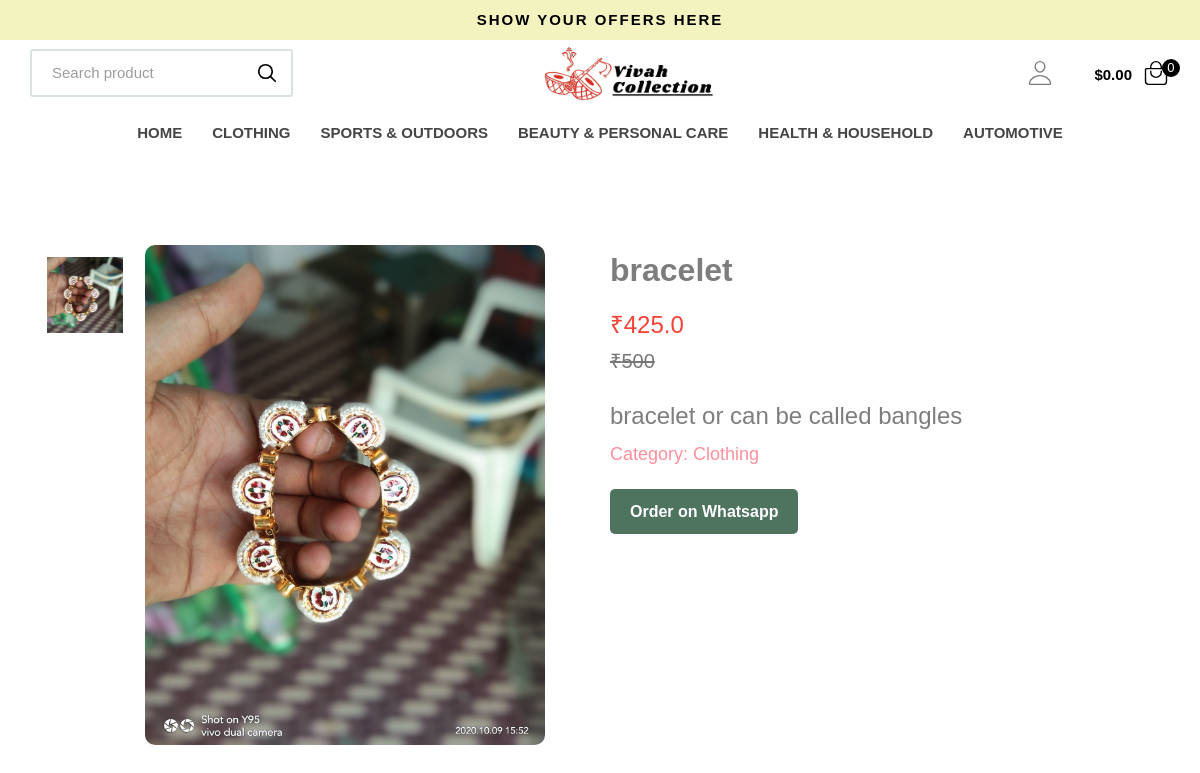
The page /product/7 on the database its author committed.
### inventory/models.py (models this page shows, shortened)
class Category(models.Model):
    category_id = models.AutoField(primary_key=True)
    name = models.CharField(max_length=200)
    display_name = models.CharField(max_length=200)
    description = models.TextField(blank=True, null=True)
    display = models.BooleanField(blank=False,default=True)

class ProductImage(models.Model):
    product = models.ForeignKey(Product, related_name='images', on_delete=models.CASCADE)
    image = models.ImageField(upload_to='product_images/')
    alt_text = models.CharField(max_length=100, blank=True, null=True)
    is_default = models.BooleanField(default=False)
    def __str__(self):
        return f"Image for {self.product.name}"

class Product(models.Model):
    product_id = models.AutoField(primary_key=True)
    name = models.CharField(max_length=100)
    cost = models.IntegerField()
    description = models.TextField()
    additional_details = models.TextField(blank=True, null=True)
    category = models.ForeignKey(ProductCategory, on_delete=models.CASCADE)
    discount = models.ForeignKey(Discount, on_delete=models.SET_NULL, null=True, blank=True)
    created_at = models.DateTimeField(auto_now_add=True)
    updated_at = models.DateTimeField(auto_now=True)
    featured = models.BooleanField(default=False,blank=False)
    def __str__(self):
        return self.name
    @property
    def get_discount_price(self):
        if self.discount:
            if self.discount.discountType == '%':
                return self.cost - (self.cost * (self.discount.value/100))
            else:
                return self.cost - self.discount.value
        else:
            return self.cost
    @property
    def default_image(self):
        default_image = ProductImage.objects.filter(product = self, is_default = True)
        if default_image.exists():
            return default_image[0]
        else:
            try:
                default_image = ProductImage.objects.filter(product = self)[0]
            except:
                default_image = ProductImage.objects.filter(product = self)
        return default_image

class Discount(models.Model):
    value = models.IntegerField()
    discountType = models.CharField("Discount Type",'discountType',choices=[('%','%'),('₹','₹')],max_length=2,default='%')

### inventory/views.py (the view)
# urls.py: path('product/<int:id>',product_content),
def product_content(request,id):
    header_context = get_header_template_content()
    product_context = get_product_context(int(id))
    return render(request,'product.html',context={
        "header_context" : header_context,
        "product_context": product_context
    })

### inventory/utils.py (called while the page is built)
def get_header_template_content():
    context = {}
    display_category = Category.objects.all().filter(display=True)
    for a in display_category:
        context[a] = [product_category for product_category in ProductCategory.objects.all().filter(main_category=a).filter(display=True)]
    return context # -> {<Category: Clothing>: [<ProductCategory: Men's T-Shirts>, <ProductCategory: Children's Jackets>, <ProductCategory: Women's Skirts>, <ProductCategory: Men's Suits>, <ProductCategory: Athletic Wear>, <ProductCategory: Underwear & Socks>]}

def get_product_images(product: Product):
    images = ProductImage.objects.all().filter(product= product).order_by('-is_default')
    return images

def get_product_context(id:int):
    context = {}
    product = Product.objects.filter(product_id = id)[0]
    context[product] = get_product_images(product)
    print(context)
    return context

### templates/product.html (shortened to what this page needs)
{% extends "base.html" %}
{% block link %}
{% load static %}
<link rel="stylesheet" href="{% static 'css/product.css' %}">
{% endblock link %}
{% block content %}
<div class="product-container">
    {% for product,images in product_context.items %}
    <div class="image-gallery">
        <div class="thumbnail-images">
            {% for image in images %}
            <img src="{{image.image.url}}" alt="{{product.name}}" onclick="changeImage('{{image.image.url}}')">
            {% endfor %}
        </div>
        <div class="main-image">
            <img id="mainProductImage" src="{{product.default_image.image.url}}" alt="{{product.name}}">
        </div>
    </div>
    <div class="product-details">
        <h1>{{product.name}}</h1>
        <div class="price">
            <span class="current-price">₹{{product.get_discount_price}}</span>
            <span class="original-price">₹{{product.cost}}</span>
        </div>
        <p>{{product.description}}</p>
        <div class="additional-info">
            <a href="/category/{{product.category.category_id}}">Category: Clothing</a>
        </div>
        <div class="actions">
            <button class="btn add-to-cart">Order on Whatsapp</button>
        </div>
    </div>
    {% endfor %}
</div>
{% endblock content %}

### templates/header.html (shortened to what this page needs)
  {% block link %}
      {% load static %}
      <link rel="stylesheet" href="{% static 'css/header.css' %}">
  {% endblock link %}
  <header class="header">
    <div class="alert">
      <div class="container">
        <p class="alert-text">Show your offers here</p>
      </div>
    </div>
    <div class="header-top" data-header>
      <div class="container">
        <div class="input-wrapper">
          <form method="GET" action="{% url "products" %}">
            <input type="search" name="s" placeholder="Search product" class="search-field">
            <button class="search-submit" aria-label="search">
              <ion-icon name="search-outline" aria-hidden="true"></ion-icon>
            </button>
          </form>
        </div>
        <a href="#" class="logo">
          <img src="{% static 'Media/resource/logo.png' %}" width="179" height="26" alt="Glowing">
        </a>
        <div class="header-actions">
          {% if not request.user.is_authenticated %}
          <a class="header-action-btn" aria-label="user" href="/login">
            <ion-icon name="person-outline" aria-hidden="true" aria-hidden="true"></ion-icon>
          </a>
          {% endif %}
          <button class="header-action-btn" aria-label="cart item">
            <data class="btn-text" value="0">$0.00</data>
            <ion-icon name="bag-handle-outline" aria-hidden="true" aria-hidden="true"></ion-icon>
            <span class="btn-badge">0</span>
          </button>
        </div>
      </div>
    </div>
    <nav class="desktop-navigation-menu">
      <div class="container">
        <ul class="desktop-menu-category-list">
          <li class="menu-category">
            <a href="/" class="menu-title">Home</a>
          </li>
          {% for category, productCategories in header_context.items %}
          <li class="menu-category">
            <a href="/categorys/{{category.category_id}}" class="menu-title">{{category.display_name}}</a>
          </li>
          {% endfor %}
        </ul>
      </div>
    </nav>
  </header>

### static/css/base.css (style rules this page uses)
* { margin: 0; padding: 0; }
:root { --hoockers-green_20: hsl(148, 20%, 38%, 0.2); --pale-spring-bud: hsl(60, 68%, 85%); --hoockers-green: hsl(148, 20%, 38%); --spanish-gray: hsl(0, 0%, 61%); --light-gray: hsl(0, 0%, 80%); --cultured-1: hsl(0, 0%, 97%); --cultured-2: hsl(60, 6%, 93%); --gray-web: hsl(0, 0%, 49%); --white_30: hsl(0, 0%, 100%, 0.3); --black_70: hsla(0, 0%, 0%, 0.7); --black_50: hsla(0, 0%, 0%, 0.5); --black_15: hsla(0, 0%, 0%, 0.15); --black_10: hsla(0, 0%, 0%, 0.1); --black_5: hsla(0, 0%, 0%, 0.05); --white: hsl(0, 0%, 100%); --black: hsl(0, 0%, 0%); --sonic-silver: hsl(0, 0%, 47%); --eerie-black: hsl(0, 0%, 13%); --salmon-pink: hsl(353, 100%, 78%); --sandy-brown: hsl(29, 90%, 65%); --bittersweet: hsl(0, 100%, 70%); --ocean-green: hsl(152, 51%, 52%); --davys-gray: hsl(0, 0%, 33%); --cultured: hsl(0, 0%, 93%); --onyx: hsl(0, 0%, 27%); --border-radius-md: 10px; --border-radius-sm: 5px; --gradient: linear-gradient(to right, transparent 50%, var(--white_30) 100%); --ff-urbanist: 'Urbanist', sans-serif; --fs-1: 4.8rem; --fs-2: 4rem; --fs-3: 3.4rem; --fs-4: 2.4rem; --fs-5: 2rem; --fs-6: 1.8rem; --fs-7: 1.5rem; --fs-8: 1.4rem; --fs-9: 1.3rem; --fw-400: 400; --fw-500: 500; --fw-600: 600; --fw-700: 700; --fw-800: 800; --weight-300: 300; --weight-400: 400; --weight-500: 500; --weight-600: 600; --weight-700: 700; --section-padding: 35px; --shadow-1: 0 8px 16px var(--black_15); --shadow-2: 0 4px 10px var(--black_5); --radius-3: 3px; --transition-1: 0.25s ease; --transition-2: 0.5s ease; --transition-3: 1s ease; --cubic-in: cubic-bezier(0.51, 0.03, 0.64, 0.28); --cubic-out: cubic-bezier(0.33, 0.85, 0.4, 0.96); --transition-timing: 0.2s ease; }
*, *::before, *::after { margin: 0; padding: 0; box-sizing: border-box; }
li { list-style: none; }
a, img, span, input, button, ion-icon { display: block; }
a { text-decoration: none; color: inherit; }
img { height: auto; }
input, button { background: none; border: none; font: inherit; }
input { width: 100%; }
button { cursor: pointer; }
ion-icon { pointer-events: none; --ionicon-stroke-width: 25px; }
html { font-family: var(--ff-urbanist); font-size: 10px; scroll-behavior: smooth; }
body { background-color: var(--white); color: var(--gray-web); font-size: 1.6rem; font-weight: var(--fw-500); line-height: 1.6; }
.container { padding-inline: 15px; }
.btn { font-weight: var(--fw-600); max-width: max-content; padding: 10px 30px; border-radius: var(--radius-3); transition: var(--transition-1); }

### static/css/product.css (style rules this page uses)
.product-container { display: flex; flex-wrap: wrap; justify-content: center; gap: 20px; }
.image-gallery { display: flex; flex: 1; min-width: 300px; justify-content: center; gap:20px; }
.main-image { height: 500px; width: 400px; display: flex; }
.main-image img { width: 100%; height: 100%; border-radius: 10px; }
.thumbnail-images { display: flex; flex-direction: column; margin-top: 10px; flex-wrap: wrap; gap: 10px; }
.thumbnail-images img { width: 80px; height: 80px; object-fit: cover; cursor: pointer; border: 2px solid transparent; transition: border 0.3s; }
.product-details { flex: 1; min-width: 300px; }
.product-details h1 { font-size: 32px; margin-bottom: 10px; }
.product-details p { font-size: 24px; }
.price { margin-bottom: 20px; }
.current-price { font-size: 24px; color: #f44336; margin-right: 10px; }
.original-price { font-size: 20px; color: #777; text-decoration: line-through; }
.actions { display: flex; gap: 10px; margin-bottom: 20px; flex-wrap: wrap; margin: 20px 0; }
.btn { padding: 10px 20px; font-size: 16px; cursor: pointer; border: none; border-radius: 5px; transition: background-color 0.3s; flex: 1; margin-bottom: 10px; }
.add-to-cart { background-color: var(--hoockers-green); color: #fff; }
.additional-info { font-size: 14px; color: #555; }
.additional-info a { font-size: 18px; color: var(--salmon-pink); margin: 5px 0; }
@media (max-width:1200px) { .product-container { margin-top: 25px; } }

### rows shown on the page
Category: display_name "CLOTHING"
Category: display_name "SPORTS & OUTDOORS"
Category: display_name "BEAUTY & PERSONAL CARE"
Category: display_name "HEALTH & HOUSEHOLD"
Category: display_name "AUTOMOTIVE"
Product: default_image.image (picture), name "bracelet", get_discount_price "425.0", cost "500", description "bracelet or can be called bangles"
ProductImage: image (picture)
